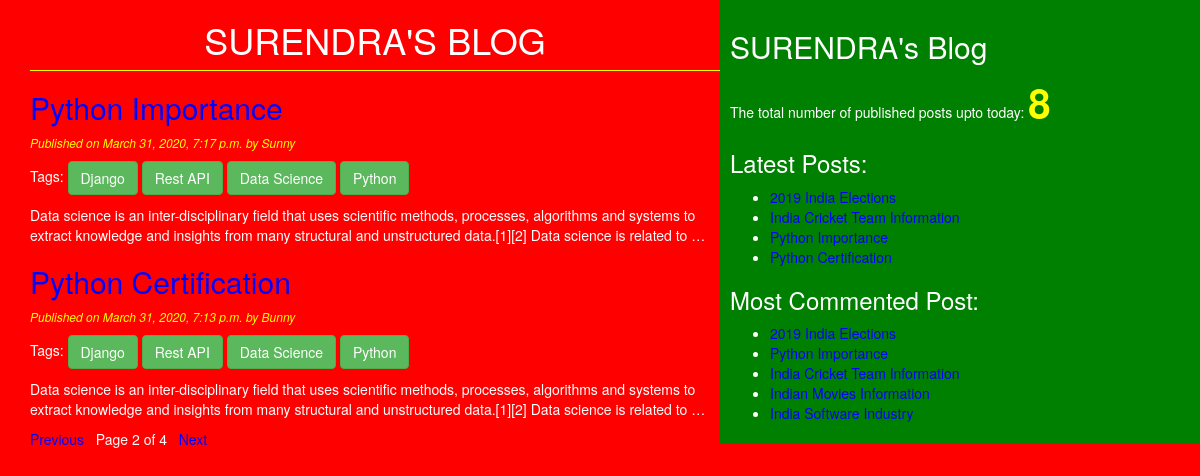
Screenshot of /?page=2 with the database file from the repository.
### blog/models.py (models this page shows, shortened)
class Post(models.Model):
    STATUS_CHOICES=(('draft','Draft'),('published','Published'))
    title=models.CharField(max_length=256)
    slug=models.SlugField(max_length=264,unique_for_date='publish')
    author=models.ForeignKey(User,related_name='blog_posts',on_delete=models.DO_NOTHING)
    body=models.TextField()
    publish=models.DateTimeField(default=timezone.now)
    created=models.DateTimeField(auto_now_add=True)
    updated=models.DateTimeField(auto_now=True)
    status=models.CharField(max_length=10,choices=STATUS_CHOICES,default='draft')
    objects=CustomManager()
    tags=TaggableManager()
    class Meta:
        ordering=('-publish',)
    def get_absolute_url(self):
        return reverse('post_detail',args=[self.publish.year,self.publish.strftime('%m'),self.publish.strftime('%d'),
        self.slug])

### blog/views.py (the view)
# urls.py: path('', views.post_list_view),
def post_list_view(request,tag_slug=None):
    post_list=Post.objects.all()
    tag=None
    if tag_slug:
        tag=get_object_or_404(Tag,slug=tag_slug)
        post_list=post_list.filter(tags__in=[tag])
    paginator=Paginator(post_list,2)
    page_number=request.GET.get('page')
    try:
        post_list=paginator.page(page_number)
    except PageNotAnInteger:
        post_list=paginator.page(1)
    except EmptyPage:
        post_list=paginator.page(paginator.page_number)
    return render(request,'blog/post_list.html',{'post_list':post_list,'tag':tag})

### blog/models.py (called while the page is built)
    def get_queryset(self):
        return super().get_queryset().filter(status="published")

### blog/templatetags/blog_tags.py (called while the page is built)
@register.simple_tag(name='my_tag')
def total_posts():
    return Post.objects.count()

@register.inclusion_tag('blog/latest_posts123.html')
def show_latest_post(count=3):
    latest_posts=Post.objects.order_by('-publish')[:count]
    return {'latest_posts':latest_posts}

@register.simple_tag
def get_most_commented_posts(count=5):
    return Post.objects.annotate(total_comments=Count('comments')).order_by('-total_comments')[:count]

### templates/blog/post_list.html (shortened to what this page needs)
<!DOCTYPE html>
{%extends 'blog/base.html'%}
    {%block content%}
      <h1>SURENDRA'S BLOG</h1>
      {%for post in post_list%}
          <a href="{{post.get_absolute_url}}"><h2>{{post.title}}</h2></a>
          <p id="date">Published on {{post.publish}} by {{post.author|title}}</p>
          <p>Tags:
              {%for tag in post.tags.all%}
                <a href="{% url 'post_list_by_tag_name' tag.slug %}" class="btn btn-success">{{tag.name}}</a>
              {%endfor%}
          </p>
          {{post.body|truncatewords:30|linebreaks}}
      {%endfor%}
      {%include 'blog/pagination.html' with page=post_list%}
    {%endblock%}

### templates/blog/base.html (shortened to what this page needs)
<!DOCTYPE html>
{%load blog_tags%}
{%load static%}
<html lang="en" dir="ltr">
  <head>
    <link rel="stylesheet" href="https://maxcdn.bootstrapcdn.com/bootstrap/3.3.7/css/bootstrap.min.css"
>
    <link rel="stylesheet" href="{% static "css/blog.css" %}">
  </head>
  <body>
    <div class="content">
        {%block content%}{%endblock%}
    </div>
    <div class="sidebar">
        <h2>SURENDRA's Blog</h2>
        <p>The total number of published posts upto  today: <span id="pcount">{%my_tag%}</span> </p>
        <h3>Latest Posts:</h3>{%show_latest_post 4%}
        <h3>Most Commented Post:</h3>
          {%get_most_commented_posts as most_commented_posts%}
          <ul>
            {%for post in most_commented_posts%}
              <li><a href="{{post.get_absolute_url}}">{{post.title}}</a></li>
            {%endfor%}
          </ul>
    </div>
  </body>
</html>

### templates/blog/latest_posts123.html
<ul>
  {%for post in latest_posts%}
    <li><a href="{{post.get_absolute_url}}">{{post.title}}</a></li>
  {%endfor%}
</ul>

### static/css/blog.css (style rules this page uses)
.content { width: 60%; height: 100%; float: left; padding: 0 0 0 30px; background: red; }
.sidebar { width: 40%; height: 100%; float: right; padding: 10px; background: green; }
h1 { text-align: center; border-bottom: 1px solid yellow; padding-bottom: 10px; }
body { color: white; background-color: red; }
#date { color: yellow; font-size: 12px; font-style: italic; }
a { color: blue; }
#pcount { font-size: 40px; color: yellow; font-weight: bold; }

### rows the page displays
Post: title "Python Importance", publish "March 31, 2020, 7:17 p.m.", author "Sunny", body "Data science is an inter-disciplinary field that uses scientific methods, processes, algorithms and systems to extract knowledge and insights from many structural and unstructured data.[1][2] Data science is related to …"
Tag: name "Django"
Tag: name "Rest API"
Tag: name "Data Science"
Tag: name "Python"
Post: title "Python Certification", publish "March 31, 2020, 7:13 p.m.", author "Bunny", body "Data science is an inter-disciplinary field that uses scientific methods, processes, algorithms and systems to extract knowledge and insights from many structural and unstructured data.[1][2] Data science is related to …"
Post: title "2019 India Elections"
Post: title "India Cricket Team Information"
Post: title "Indian Movies Information"
Post: title "India Software Industry"

### other values shown
{{ page.number }} "2"
{{ page.paginator.num_pages }} "4"
